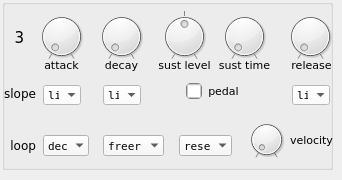
     <widget class="QWidget" name="env_pitchmod">
      <attribute name="title">
       <string>pitch/mod</string>
      </attribute>
      <widget class="QGroupBox" name="env_3">
       <property name="geometry">
        <rect>
         <x>2</x>
         <y>-1</y>
         <width>331</width>
         <height>171</height>
        </rect>
       </property>
       <property name="styleSheet">
        <string notr="true">background: none; </string>
       </property>
       <property name="title">
        <string/>
       </property>
       <property name="flat">
        <bool>true</bool>
       </property>
       <widget class="QLabel" name="label_env_3_release">
        <property name="geometry">
         <rect>
          <x>284</x>
          <y>56</y>
          <width>51</width>
          <height>20</height>
         </rect>
        </property>
        <property name="font">
         <font>
          <family>DejaVu Sans</family>
          <pointsize>8</pointsize>
          <weight>50</weight>
          <bold>false</bold>
         </font>
        </property>
        <property name="styleSheet">
         <string notr="true"/>
        </property>
        <property name="text">
         <string>release</string>
        </property>
        <property name="alignment">
         <set>Qt::AlignCenter</set>
        </property>
       </widget>
       <widget class="QDial" name="env_3_attack_time">
        <property name="enabled">
         <bool>true</bool>
        </property>
        <property name="geometry">
         <rect>
          <x>29</x>
          <y>12</y>
          <width>61</width>
          <height>51</height>
         </rect>
        </property>
        <property name="toolTip">
         <string/>
        </property>
        <property name="styleSheet">
         <string notr="true">background:#eee</string>
        </property>
        <property name="minimum">
         <number>500</number>
        </property>
        <property name="maximum">
         <number>30000000</number>
        </property>
        <property name="singleStep">
         <number>1</number>
        </property>
        <property name="pageStep">
         <number>10</number>
        </property>
        <property name="value">
         <number>500</number>
        </property>
        <property name="notchTarget">
         <double>20000.000000000000000</double>
        </property>
        <property name="notchesVisible">
         <bool>true</bool>
        </property>
       </widget>
       <widget class="QLabel" name="label_env_3_decay">
        <property name="geometry">
         <rect>
          <x>94</x>
          <y>56</y>
          <width>51</width>
          <height>20</height>
         </rect>
        </property>
        <property name="font">
         <font>
          <family>DejaVu Sans</family>
          <pointsize>8</pointsize>
         </font>
        </property>
        <property name="styleSheet">
         <string notr="true"/>
        </property>
        <property name="text">
         <string>decay</string>
        </property>
        <property name="alignment">
         <set>Qt::AlignCenter</set>
        </property>
       </widget>
       <widget class="QDial" name="env_3_decay_time">
        <property name="geometry">
         <rect>
          <x>89</x>
          <y>12</y>
          <width>61</width>
          <height>51</height>
         </rect>
        </property>
        <property name="toolTip">
         <string/>
        </property>
        <property name="styleSheet">
         <string notr="true">background:#eee</string>
        </property>
        <property name="minimum">
         <number>500</number>
        </property>
        <property name="maximum">
         <number>30000000</number>
        </property>
        <property name="notchTarget">
         <double>20000.000000000000000</double>
        </property>
        <property name="notchesVisible">
         <bool>true</bool>
        </property>
       </widget>
       <widget class="QLabel" name="label_env_3_sustime">
        <property name="geometry">
         <rect>
          <x>217</x>
          <y>56</y>
          <width>51</width>
          <height>20</height>
         </rect>
        </property>
        <property name="font">
         <font>
          <family>DejaVu Sans</family>
          <pointsize>8</pointsize>
          <weight>50</weight>
          <bold>false</bold>
         </font>
        </property>
        <property name="styleSheet">
         <string notr="true"/>
        </property>
        <property name="text">
         <string>sust time</string>
        </property>
        <property name="alignment">
         <set>Qt::AlignCenter</set>
        </property>
       </widget>
       <widget class="QLabel" name="label_env_3_attack">
        <property name="geometry">
         <rect>
          <x>34</x>
          <y>56</y>
          <width>51</width>
          <height>20</height>
         </rect>
        </property>
        <property name="font">
         <font>
          <family>DejaVu Sans</family>
          <pointsize>8</pointsize>
          <weight>50</weight>
          <bold>false</bold>
         </font>
        </property>
        <property name="styleSheet">
         <string notr="true"/>
        </property>
        <property name="text">
         <string>attack</string>
        </property>
        <property name="alignment">
         <set>Qt::AlignCenter</set>
        </property>
       </widget>
       <widget class="QLabel" name="label_env_3_suslevel">
        <property name="geometry">
         <rect>
          <x>157</x>
          <y>56</y>
          <width>51</width>
          <height>20</height>
         </rect>
        </property>
        <property name="font">
         <font>
          <family>DejaVu Sans</family>
          <pointsize>8</pointsize>
          <weight>50</weight>
          <bold>false</bold>
         </font>
        </property>
        <property name="styleSheet">
         <string notr="true"/>
        </property>
        <property name="text">
         <string>sust level</string>
        </property>
        <property name="alignment">
         <set>Qt::AlignCenter</set>
        </property>
       </widget>
       <widget class="QDial" name="env_3_release_time">
        <property name="geometry">
         <rect>
          <x>278</x>
          <y>12</y>
          <width>61</width>
          <height>51</height>
         </rect>
        </property>
        <property name="toolTip">
         <string/>
        </property>
        <property name="styleSheet">
         <string notr="true">background:#eee</string>
        </property>
        <property name="minimum">
         <number>2000</number>
        </property>
        <property name="maximum">
         <number>30000001</number>
        </property>
        <property name="notchTarget">
         <double>2000.000000000000000</double>
        </property>
        <property name="notchesVisible">
         <bool>true</bool>
        </property>
       </widget>
       <widget class="QDial" name="env_3_sus_time">
        <property name="geometry">
         <rect>
          <x>212</x>
          <y>12</y>
          <width>61</width>
          <height>51</height>
         </rect>
        </property>
        <property name="toolTip">
         <string/>
        </property>
        <property name="styleSheet">
         <string notr="true">background:#eee</string>
        </property>
        <property name="minimum">
         <number>500</number>
        </property>
        <property name="maximum">
         <number>30000001</number>
        </property>
        <property name="notchTarget">
         <double>20000.000000000000000</double>
        </property>
        <property name="notchesVisible">
         <bool>true</bool>
        </property>
       </widget>
       <widget class="QDial" name="env_3_sus_level">
        <property name="geometry">
         <rect>
          <x>152</x>
          <y>12</y>
          <width>61</width>
          <height>51</height>
         </rect>
        </property>
        <property name="toolTip">
         <string/>
        </property>
        <property name="styleSheet">
         <string notr="true">background:#eee</string>
        </property>
        <property name="minimum">
         <number>-100</number>
        </property>
        <property name="maximum">
         <number>100</number>
        </property>
        <property name="notchTarget">
         <double>100.000000000000000</double>
        </property>
        <property name="notchesVisible">
         <bool>true</bool>
        </property>
       </widget>
       <widget class="QCheckBox" name="env_3_sus_pedal">
        <property name="geometry">
         <rect>
          <x>184</x>
          <y>84</y>
          <width>16</width>
          <height>16</height>
         </rect>
        </property>
        <property name="toolTip">
         <string>&lt;html&gt;&lt;head/&gt;&lt;body&gt;&lt;p&gt;sustain pedal&lt;/p&gt;&lt;/body&gt;&lt;/html&gt;</string>
        </property>
        <property name="styleSheet">
         <string notr="true">background-color: white;
border-style: solid;
border-color: grey;
width:8px;
height: 8px;
border-width: 1px;
border-radius: 4px;

</string>
        </property>
        <property name="text">
         <string/>
        </property>
        <property name="iconSize">
         <size>
          <width>8</width>
          <height>8</height>
         </size>
        </property>
        <property name="checkable">
         <bool>true</bool>
        </property>
        <property name="checked">
         <bool>false</bool>
        </property>
        <property name="autoRepeat">
         <bool>false</bool>
        </property>
        <property name="tristate">
         <bool>false</bool>
        </property>
       </widget>
       <widget class="QLabel" name="label_env_3_slope">
        <property name="geometry">
         <rect>
          <x>-7</x>
          <y>84</y>
          <width>41</width>
          <height>20</height>
         </rect>
        </property>
        <property name="font">
         <font>
          <family>DejaVu Sans</family>
          <pointsize>9</pointsize>
          <weight>50</weight>
          <bold>false</bold>
         </font>
        </property>
        <property name="styleSheet">
         <string notr="true"/>
        </property>
        <property name="text">
         <string>slope</string>
        </property>
        <property name="alignment">
         <set>Qt::AlignRight|Qt::AlignTrailing|Qt::AlignVCenter</set>
        </property>
       </widget>
       <widget class="QComboBox" name="env_3_attack_slope">
        <property name="geometry">
         <rect>
          <x>41</x>
          <y>86</y>
          <width>38</width>
          <height>20</height>
         </rect>
        </property>
        <property name="font">
         <font>
          <family>DejaVu Sans Mono</family>
          <pointsize>8</pointsize>
         </font>
        </property>
        <property name="acceptDrops">
         <bool>false</bool>
        </property>
        <property name="styleSheet">
         <string notr="true">background-color:white</string>
        </property>
        <property name="iconSize">
         <size>
          <width>8</width>
          <height>16</height>
         </size>
        </property>
        <property name="duplicatesEnabled">
         <bool>false</bool>
        </property>
        <property name="frame">
         <bool>false</bool>
        </property>
        <item>
         <property name="text">
          <string>lin</string>
         </property>
        </item>
        <item>
         <property name="text">
          <string>exp+</string>
         </property>
        </item>
        <item>
         <property name="text">
          <string>exp-</string>
         </property>
        </item>
       </widget>
       <widget class="QComboBox" name="env_3_decay_slope">
        <property name="geometry">
         <rect>
          <x>101</x>
          <y>86</y>
          <width>38</width>
          <height>20</height>
         </rect>
        </property>
        <property name="font">
         <font>
          <family>DejaVu Sans Mono</family>
          <pointsize>8</pointsize>
         </font>
        </property>
        <property name="acceptDrops">
         <bool>false</bool>
        </property>
        <property name="styleSheet">
         <string notr="true">background-color:white</string>
        </property>
        <property name="iconSize">
         <size>
          <width>8</width>
          <height>16</height>
         </size>
        </property>
        <property name="duplicatesEnabled">
         <bool>false</bool>
        </property>
        <property name="frame">
         <bool>false</bool>
        </property>
        <item>
         <property name="text">
          <string>lin</string>
         </property>
        </item>
        <item>
         <property name="text">
          <string>exp+</string>
         </property>
        </item>
        <item>
         <property name="text">
          <string>exp-</string>
         </property>
        </item>
       </widget>
       <widget class="QComboBox" name="env_3_release_slope">
        <property name="geometry">
         <rect>
          <x>290</x>
          <y>86</y>
          <width>38</width>
          <height>20</height>
         </rect>
        </property>
        <property name="font">
         <font>
          <family>DejaVu Sans Mono</family>
          <pointsize>8</pointsize>
         </font>
        </property>
        <property name="acceptDrops">
         <bool>false</bool>
        </property>
        <property name="styleSheet">
         <string notr="true">background-color:white</string>
        </property>
        <property name="iconSize">
         <size>
          <width>8</width>
          <height>16</height>
         </size>
        </property>
        <property name="duplicatesEnabled">
         <bool>false</bool>
        </property>
        <property name="frame">
         <bool>false</bool>
        </property>
        <item>
         <property name="text">
          <string>lin</string>
         </property>
        </item>
        <item>
         <property name="text">
          <string>exp+</string>
         </property>
        </item>
        <item>
         <property name="text">
          <string>exp-</string>
         </property>
        </item>
       </widget>
       <widget class="QComboBox" name="env_3_loop">
        <property name="geometry">
         <rect>
          <x>41</x>
          <y>136</y>
          <width>46</width>
          <height>21</height>
         </rect>
        </property>
        <property name="font">
         <font>
          <family>DejaVu Sans Mono</family>
          <pointsize>8</pointsize>
         </font>
        </property>
        <property name="acceptDrops">
         <bool>false</bool>
        </property>
        <property name="styleSheet">
         <string notr="true">background: #f8f8f8</string>
        </property>
        <property name="iconSize">
         <size>
          <width>8</width>
          <height>16</height>
         </size>
        </property>
        <property name="duplicatesEnabled">
         <bool>false</bool>
        </property>
        <property name="frame">
         <bool>false</bool>
        </property>
        <item>
         <property name="text">
          <string>decay</string>
         </property>
        </item>
        <item>
         <property name="text">
          <string>zero</string>
         </property>
        </item>
        <item>
         <property name="text">
          <string>hold</string>
         </property>
        </item>
        <item>
         <property name="text">
          <string>off</string>
         </property>
        </item>
       </widget>
       <widget class="QLabel" name="label_env_3_loop">
        <property name="geometry">
         <rect>
          <x>3</x>
          <y>136</y>
          <width>31</width>
          <height>20</height>
         </rect>
        </property>
        <property name="font">
         <font>
          <family>DejaVu Sans</family>
          <pointsize>9</pointsize>
          <weight>50</weight>
          <bold>false</bold>
         </font>
        </property>
        <property name="styleSheet">
         <string notr="true"/>
        </property>
        <property name="text">
         <string>loop</string>
        </property>
        <property name="alignment">
         <set>Qt::AlignRight|Qt::AlignTrailing|Qt::AlignVCenter</set>
        </property>
       </widget>
       <widget class="QLabel" name="label_env_3_sus_pedal">
        <property name="geometry">
         <rect>
          <x>201</x>
          <y>81</y>
          <width>41</width>
          <height>21</height>
         </rect>
        </property>
        <property name="font">
         <font>
          <family>DejaVu Sans</family>
          <pointsize>8</pointsize>
          <weight>50</weight>
          <bold>false</bold>
         </font>
        </property>
        <property name="styleSheet">
         <string notr="true"/>
        </property>
        <property name="text">
         <string>pedal</string>
        </property>
        <property name="alignment">
         <set>Qt::AlignCenter</set>
        </property>
       </widget>
       <widget class="QDial" name="env_3_velocity">
        <property name="geometry">
         <rect>
          <x>244</x>
          <y>120</y>
          <width>41</width>
          <height>41</height>
         </rect>
        </property>
        <property name="toolTip">
         <string>&lt;html&gt;&lt;head/&gt;&lt;body&gt;&lt;p&gt;key velocity tracking&lt;/p&gt;&lt;/body&gt;&lt;/html&gt;</string>
        </property>
        <property name="styleSheet">
         <string notr="true">background:#eee</string>
        </property>
        <property name="maximum">
         <number>100</number>
        </property>
        <property name="notchTarget">
         <double>100.000000000000000</double>
        </property>
        <property name="notchesVisible">
         <bool>true</bool>
        </property>
       </widget>
       <widget class="QLabel" name="label_env_3_velo">
        <property name="geometry">
         <rect>
          <x>284</x>
          <y>120</y>
          <width>51</width>
          <height>41</height>
         </rect>
        </property>
        <property name="font">
         <font>
          <family>DejaVu Sans</family>
          <pointsize>8</pointsize>
          <weight>50</weight>
          <bold>false</bold>
         </font>
        </property>
        <property name="styleSheet">
         <string notr="true"/>
        </property>
        <property name="text">
         <string>velocity</string>
        </property>
        <property name="alignment">
         <set>Qt::AlignCenter</set>
        </property>
       </widget>
       <widget class="QComboBox" name="env_3_freerun">
        <property name="geometry">
         <rect>
          <x>101</x>
          <y>136</y>
          <width>61</width>
          <height>21</height>
         </rect>
        </property>
        <property name="font">
         <font>
          <family>DejaVu Sans Mono</family>
          <pointsize>8</pointsize>
         </font>
        </property>
        <property name="acceptDrops">
         <bool>false</bool>
        </property>
        <property name="styleSheet">
         <string notr="true">background: #f8f8f8</string>
        </property>
        <property name="currentIndex">
         <number>0</number>
        </property>
        <property name="iconSize">
         <size>
          <width>8</width>
          <height>16</height>
         </size>
        </property>
        <property name="duplicatesEnabled">
         <bool>false</bool>
        </property>
        <property name="frame">
         <bool>false</bool>
        </property>
        <item>
         <property name="text">
          <string>freerun</string>
         </property>
        </item>
        <item>
         <property name="text">
          <string>release</string>
         </property>
        </item>
       </widget>
       <widget class="QComboBox" name="env_3_reset">
        <property name="geometry">
         <rect>
          <x>177</x>
          <y>136</y>
          <width>53</width>
          <height>21</height>
         </rect>
        </property>
        <property name="font">
         <font>
          <family>DejaVu Sans Mono</family>
          <pointsize>8</pointsize>
         </font>
        </property>
        <property name="acceptDrops">
         <bool>false</bool>
        </property>
        <property name="styleSheet">
         <string notr="true">background: #f8f8f8</string>
        </property>
        <property name="currentIndex">
         <number>0</number>
        </property>
        <property name="iconSize">
         <size>
          <width>8</width>
          <height>16</height>
         </size>
        </property>
        <property name="duplicatesEnabled">
         <bool>false</bool>
        </property>
        <property name="frame">
         <bool>false</bool>
        </property>
        <item>
         <property name="text">
          <string>reset</string>
         </property>
        </item>
        <item>
         <property name="text">
          <string>legato</string>
         </property>
        </item>
       </widget>
       <widget class="QLabel" name="label_env_3">
        <property name="geometry">
         <rect>
          <x>2</x>
          <y>23</y>
          <width>31</width>
          <height>31</height>
         </rect>
        </property>
        <property name="font">
         <font>
          <family>DejaVu Sans</family>
          <pointsize>11</pointsize>
          <weight>50</weight>
          <bold>false</bold>
         </font>
        </property>
        <property name="styleSheet">
         <string notr="true"/>
        </property>
        <property name="text">
         <string>3</string>
        </property>
        <property name="alignment">
         <set>Qt::AlignCenter</set>
        </property>
       </widget>
      </widget>
     </widget>
